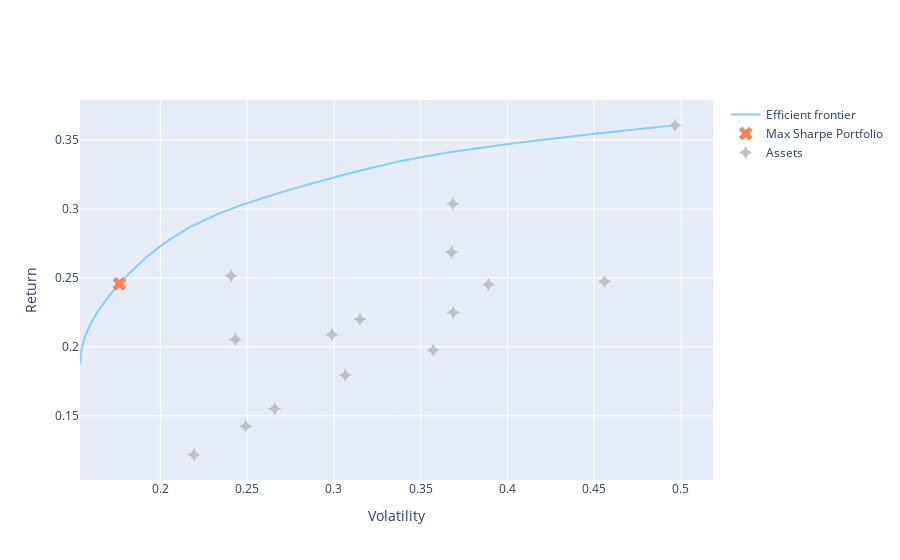

The code cell stored with this chart in its notebook:
### Markdown cell above
Interactive plots via Plotly are now supported too.

### Code cell
ax = plotting.plot_efficient_frontier(cla, showfig=False, interactive=True)
ax.show()

### Figure 1 — Plotly figure (JSON) as saved in the notebook; plotly's stock layout.template omitted (floating-point values rounded to 4 significant figures; data arrays with more than 128 entries replaced by an {"elided": "..."} marker saying what was removed)
{"data": [{"customdata": {"elided": "69x15x1 float values"}, "hovertemplate": "Risk: %{x}<br>Return: %{y}<extra>ACN: %{customdata[0]:.4%}<br>AMZN: %{customdata[1]:.4%}<br>COST: %{customdata[2]:.4%}<br>DIS: %{customdata[3]:.4%}<br>F: %{customdata[4]:.4%}<br>GILD: %{customdata[5]:.4%}<br>JPM: %{customdata[6]:.4%}<br>KO: %{customdata[7]:.4%}<br>LUV: %{customdata[8]:.4%}<br>MA: %{customdata[9]:.4%}<br>MSFT: %{customdata[10]:.4%}<br>PFE: %{customdata[11]:.4%}<br>TSLA: %{customdata[12]:.4%}<br>UNH: %{customdata[13]:.4%}<br>XOM: %{customdata[14]:.4%}<br></extra>", "line": {"color": "lightskyblue", "width": 2}, "mode": "lines", "name": "Efficient frontier", "type": "scatter", "x": [0.4966, 0.4966, 0.4966, 0.4966, 0.4966, 0.4478, 0.4038, 0.3664, 0.3378, 0.3316, 0.3256, 0.3198, 0.3142, 0.3041, 0.2943, 0.2848, 0.2757, 0.26, 0.2456, 0.2329, 0.2221, 0.2212, 0.2204, 0.2195, 0.2187, 0.2177, 0.2167, 0.2157, 0.2148, 0.2141, 0.2134, 0.2128, 0.2121, 0.2083, 0.2047, 0.2013, 0.1981, 0.1967, 0.1953, 0.194, 0.1927, 0.1911, 0.1895, 0.1879, 0.1864, 0.1834, 0.1806, 0.1779, 0.1753, 0.1748, 0.1742, 0.1736, 0.1731, 0.1705, 0.168, 0.1657, 0.1635, 0.1635, 0.1635, 0.1635, 0.1635, 0.1596, 0.1566, 0.1546, 0.1537, 0.1537, 0.1537, 0.1537, 0.1537], "y": [0.3608, 0.3608, 0.3608, 0.3608, 0.3608, 0.3543, 0.3477, 0.3412, 0.3347, 0.3329, 0.3311, 0.3294, 0.3276, 0.3243, 0.321, 0.3178, 0.3145, 0.3084, 0.3024, 0.2963, 0.2903, 0.2897, 0.2892, 0.2886, 0.288, 0.2874, 0.2867, 0.286, 0.2853, 0.2848, 0.2843, 0.2838, 0.2833, 0.2803, 0.2773, 0.2743, 0.2713, 0.27, 0.2686, 0.2673, 0.2659, 0.2641, 0.2623, 0.2605, 0.2587, 0.2551, 0.2515, 0.2479, 0.2444, 0.2435, 0.2427, 0.2419, 0.2411, 0.2371, 0.233, 0.229, 0.225, 0.225, 0.225, 0.225, 0.225, 0.2162, 0.2075, 0.1987, 0.19, 0.1894, 0.1889, 0.1884, 0.1878]}, {"customdata": [[0.1344, 0.07604, 0.04407, -3.407e-19, 0.007648, 0.06019, 0.01984, 0.05435, 0.03284, 0.3038, 0, 0.04485, 0.1833, 0.03864, 0], [1.394]], "hovertemplate": "Sharpe: %{customdata[1]:.4}<br>Risk: %{x}<br>Return: %{y}<extra>ACN: %{customdata[0]:.4%}<br>AMZN: %{customdata[1]:.4%}<br>COST: %{customdata[2]:.4%}<br>DIS: %{customdata[3]:.4%}<br>F: %{customdata[4]:.4%}<br>GILD: %{customdata[5]:.4%}<br>JPM: %{customdata[6]:.4%}<br>KO: %{customdata[7]:.4%}<br>LUV: %{customdata[8]:.4%}<br>MA: %{customdata[9]:.4%}<br>MSFT: %{customdata[10]:.4%}<br>PFE: %{customdata[11]:.4%}<br>TSLA: %{customdata[12]:.4%}<br>UNH: %{customdata[13]:.4%}<br>XOM: %{customdata[14]:.4%}<br></extra>", "marker": {"color": "coral", "size": 12, "symbol": "x"}, "mode": "markers", "name": "Max Sharpe Portfolio", "type": "scatter", "x": [0.1764], "y": [0.2458]}, {"hovertemplate": "Risk: %{x}<br>Return: %{y}<extra></extra>", "marker": {"color": "silver", "size": 10, "symbol": "star-diamond"}, "mode": "markers", "name": "Assets", "type": "scatter", "x": [0.2433, 0.4966, 0.3065, 0.2989, 0.389, 0.4559, 0.3678, 0.2194, 0.3687, 0.2408, 0.315, 0.2659, 0.3685, 0.3572, 0.2492], "y": [0.2054, 0.3608, 0.1796, 0.2089, 0.2453, 0.2475, 0.2686, 0.1218, 0.2249, 0.2517, 0.22, 0.1552, 0.3038, 0.1976, 0.1425]}], "layout": {"xaxis": {"title": {"text": "Volatility"}}, "yaxis": {"title": {"text": "Return"}}}}
